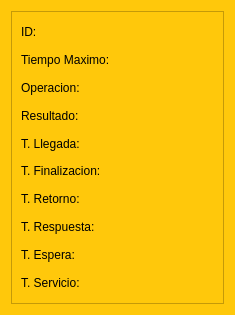
<?xml version="1.0" encoding="UTF-8"?>
<ui version="4.0">
 <class>ResultProcess</class>
 <widget class="QWidget" name="ResultProcess">
  <property name="geometry">
   <rect>
    <x>0</x>
    <y>0</y>
    <width>235</width>
    <height>315</height>
   </rect>
  </property>
  <property name="maximumSize">
   <size>
    <width>235</width>
    <height>315</height>
   </size>
  </property>
  <property name="windowTitle">
   <string>Form</string>
  </property>
  <property name="styleSheet">
   <string notr="true">font: 14pt &quot;Century Gothic&quot;;
color: rgb(0, 0, 0);
background-color: rgb(255, 200, 11);</string>
  </property>
  <layout class="QGridLayout" name="gridLayout">
   <item row="0" column="0">
    <widget class="QFrame" name="frame">
     <property name="frameShape">
      <enum>QFrame::StyledPanel</enum>
     </property>
     <property name="frameShadow">
      <enum>QFrame::Raised</enum>
     </property>
     <layout class="QVBoxLayout" name="verticalLayout_2">
      <item>
       <widget class="QLabel" name="idLB">
        <property name="text">
         <string>ID: </string>
        </property>
       </widget>
      </item>
      <item>
       <widget class="QLabel" name="tmLB">
        <property name="text">
         <string>Tiempo Maximo: </string>
        </property>
       </widget>
      </item>
      <item>
       <widget class="QLabel" name="opLB">
        <property name="text">
         <string>Operacion: </string>
        </property>
       </widget>
      </item>
      <item>
       <widget class="QLabel" name="resLB">
        <property name="text">
         <string>Resultado:</string>
        </property>
       </widget>
      </item>
      <item>
       <widget class="QLabel" name="llegadaLB">
        <property name="text">
         <string>T. Llegada: </string>
        </property>
       </widget>
      </item>
      <item>
       <widget class="QLabel" name="finalLB">
        <property name="text">
         <string>T. Finalizacion: </string>
        </property>
       </widget>
      </item>
      <item>
       <widget class="QLabel" name="retornoLB">
        <property name="text">
         <string>T. Retorno: </string>
        </property>
       </widget>
      </item>
      <item>
       <widget class="QLabel" name="respuestaLB">
        <property name="text">
         <string>T. Respuesta:</string>
        </property>
       </widget>
      </item>
      <item>
       <widget class="QLabel" name="esperaLB">
        <property name="text">
         <string>T. Espera:</string>
        </property>
       </widget>
      </item>
      <item>
       <widget class="QLabel" name="servicioLB">
        <property name="text">
         <string>T. Servicio: </string>
        </property>
       </widget>
      </item>
     </layout>
    </widget>
   </item>
  </layout>
 </widget>
 <resources/>
 <connections/>
</ui>
